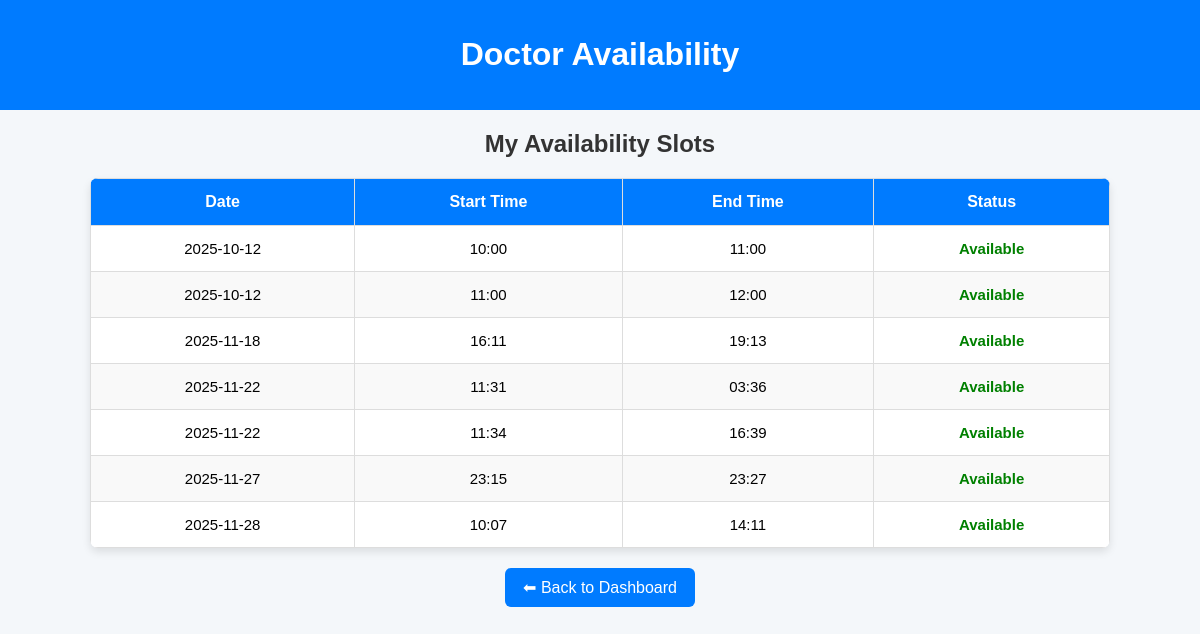
The page /doctor/view_availability (signed in) on the database its author committed.
### tables this page shows
CREATE TABLE availability (
    id INTEGER PRIMARY KEY AUTOINCREMENT,
    doctor_id INTEGER NOT NULL,
    day DATE NOT NULL,
    start_time TIME NOT NULL,
    end_time TIME NOT NULL,
    status TEXT DEFAULT 'Available',
    FOREIGN KEY (doctor_id) REFERENCES doctors(doctor_id)
);

### app.py (the view)
@app.route("/doctor/view_availability")
def doctor_view_availability():
    if "doctor_id" not in session:
        flash("Please login first", "danger")
        return redirect(url_for("doctor_login"))
    conn = get_db_connection()
    availability = conn.execute(
        "SELECT id, day, start_time, end_time, status FROM availability WHERE doctor_id=? ORDER BY day, start_time",
        (session["doctor_id"],)
    ).fetchall()
    conn.close()
    return render_template("doctor_view_availability.html", availability=availability)

### app.py (called while the page is built)
def get_db_connection():
    conn = sqlite3.connect("hospital.db")
    conn.row_factory = sqlite3.Row
    return conn

### templates/doctor_view_availability.html (shortened to what this page needs)
<!DOCTYPE html>
<html lang="en">
<head>
</head>
<body>
    <header>
        <h1>Doctor Availability</h1>
    </header>
    <h2>My Availability Slots</h2>
    <table>
        <thead>
            <tr>
                <th>Date</th>
                <th>Start Time</th>
                <th>End Time</th>
                <th>Status</th>
            </tr>
        </thead>
        <tbody>
            {% for slot in availability %}
                <tr>
                    <td>{{ slot['day'] }}</td>
                    <td>{{ slot['start_time'] }}</td>
                    <td>{{ slot['end_time'] }}</td>
                    <td class="status-{{ slot['status']|lower }}">{{ slot['status'] }}</td>
                </tr>
            {% else %}
                <tr>
                    <td colspan="4">No availability slots found.</td>
                </tr>
            {% endfor %}
        </tbody>
    </table>
    <a href="{{ url_for('doctor_dashboard') }}" class="back-btn">⬅ Back to Dashboard</a>
</body>
</html>

### templates/doctor_view_availability.html (style rules this page uses)
body { font-family: Arial, sans-serif; background: #f4f7fa; margin: 0; padding: 0; }
header { background: #007BFF; color: white; padding: 15px; text-align: center; }
h2 { margin: 20px 0; color: #333; text-align: center; }
table { margin: 20px auto; border-collapse: collapse; width: 85%; background: white; box-shadow: 0px 4px 8px rgba(0,0,0,0.1); border-radius: 8px; overflow: hidden; }
table th, table td { border: 1px solid #ddd; padding: 14px; text-align: center; font-size: 15px; }
table th { background: #007BFF; color: white; font-size: 16px; }
table tr:nth-child(even) { background: #f9f9f9; }
.status-available { color: green; font-weight: bold; }
.back-btn { display: block; width: fit-content; margin: 20px auto; padding: 10px 18px; background: #007BFF; color: white; border-radius: 6px; text-decoration: none; transition: background 0.3s; }

### rows shown on the page
availability: day "2025-10-12", start_time "10:00", end_time "11:00", status "Available"
availability: day "2025-10-12", start_time "11:00", end_time "12:00", status "Available"
availability: day "2025-11-18", start_time "16:11", end_time "19:13", status "Available"
availability: day "2025-11-22", start_time "11:31", end_time "03:36", status "Available"
availability: day "2025-11-22", start_time "11:34", end_time "16:39", status "Available"
availability: day "2025-11-27", start_time "23:15", end_time "23:27", status "Available"
availability: day "2025-11-28", start_time "10:07", end_time "14:11", status "Available"
